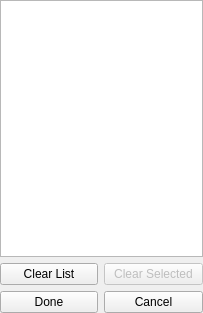
<?xml version="1.0" encoding="UTF-8"?>
<ui version="4.0">
 <class>PatternSelection</class>
 <widget class="QWidget" name="PatternSelection">
  <property name="geometry">
   <rect>
    <x>0</x>
    <y>0</y>
    <width>203</width>
    <height>313</height>
   </rect>
  </property>
  <property name="windowTitle">
   <string>Pattern Selection</string>
  </property>
  <layout class="QGridLayout" name="gridLayout_2">
   <property name="margin">
    <number>0</number>
   </property>
   <item row="0" column="0" colspan="2">
    <layout class="QGridLayout" name="gridLayout">
     <item row="0" column="0" colspan="2">
      <widget class="QListView" name="color_list_lv">
       <property name="isWrapping" stdset="0">
        <bool>false</bool>
       </property>
       <property name="wordWrap">
        <bool>false</bool>
       </property>
      </widget>
     </item>
     <item row="1" column="0">
      <widget class="QPushButton" name="clear_list_pb">
       <property name="text">
        <string>Clear List</string>
       </property>
      </widget>
     </item>
     <item row="1" column="1">
      <widget class="QPushButton" name="clear_selected_pb">
       <property name="enabled">
        <bool>false</bool>
       </property>
       <property name="text">
        <string>Clear Selected</string>
       </property>
      </widget>
     </item>
    </layout>
   </item>
   <item row="1" column="0">
    <widget class="QPushButton" name="done_pb">
     <property name="text">
      <string>Done</string>
     </property>
    </widget>
   </item>
   <item row="1" column="1">
    <widget class="QPushButton" name="cancel_pb">
     <property name="text">
      <string>Cancel</string>
     </property>
    </widget>
   </item>
  </layout>
 </widget>
 <resources/>
 <connections/>
</ui>
